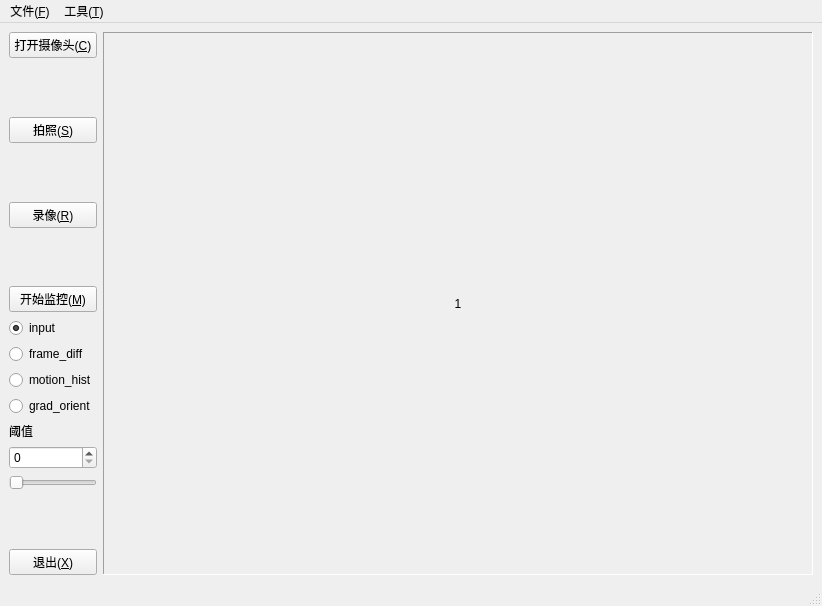
<?xml version="1.0" encoding="UTF-8"?>
<ui version="4.0">
 <class>MainWindow</class>
 <widget class="QMainWindow" name="MainWindow">
  <property name="geometry">
   <rect>
    <x>0</x>
    <y>0</y>
    <width>822</width>
    <height>606</height>
   </rect>
  </property>
  <property name="windowTitle">
   <string>视频监控异常处理系统</string>
  </property>
  <widget class="QWidget" name="centralwidget">
   <layout class="QHBoxLayout" name="horizontalLayout_2">
    <item>
     <layout class="QHBoxLayout" name="horizontalLayout">
      <item>
       <layout class="QVBoxLayout" name="verticalLayout">
        <item>
         <widget class="QPushButton" name="open_button">
          <property name="text">
           <string>打开摄像头(&amp;C)</string>
          </property>
         </widget>
        </item>
        <item>
         <spacer name="verticalSpacer">
          <property name="orientation">
           <enum>Qt::Vertical</enum>
          </property>
          <property name="sizeHint" stdset="0">
           <size>
            <width>20</width>
            <height>40</height>
           </size>
          </property>
         </spacer>
        </item>
        <item>
         <widget class="QPushButton" name="shoot_button">
          <property name="text">
           <string>拍照(&amp;S)</string>
          </property>
         </widget>
        </item>
        <item>
         <spacer name="verticalSpacer_2">
          <property name="orientation">
           <enum>Qt::Vertical</enum>
          </property>
          <property name="sizeHint" stdset="0">
           <size>
            <width>20</width>
            <height>40</height>
           </size>
          </property>
         </spacer>
        </item>
        <item>
         <widget class="QPushButton" name="record_button">
          <property name="text">
           <string>录像(&amp;R)</string>
          </property>
         </widget>
        </item>
        <item>
         <spacer name="verticalSpacer_3">
          <property name="orientation">
           <enum>Qt::Vertical</enum>
          </property>
          <property name="sizeHint" stdset="0">
           <size>
            <width>20</width>
            <height>40</height>
           </size>
          </property>
         </spacer>
        </item>
        <item>
         <widget class="QPushButton" name="monitor_button">
          <property name="text">
           <string>开始监控(&amp;M)</string>
          </property>
         </widget>
        </item>
        <item>
         <widget class="QRadioButton" name="visual_radio_1">
          <property name="text">
           <string>input</string>
          </property>
          <property name="checked">
           <bool>true</bool>
          </property>
         </widget>
        </item>
        <item>
         <widget class="QRadioButton" name="visual_radio_2">
          <property name="text">
           <string>frame_diff</string>
          </property>
         </widget>
        </item>
        <item>
         <widget class="QRadioButton" name="visual_radio_3">
          <property name="text">
           <string>motion_hist</string>
          </property>
         </widget>
        </item>
        <item>
         <widget class="QRadioButton" name="visual_radio_4">
          <property name="text">
           <string>grad_orient</string>
          </property>
         </widget>
        </item>
        <item>
         <widget class="QLabel" name="threshold_label">
          <property name="text">
           <string>阈值</string>
          </property>
          <property name="buddy">
           <cstring>threshold_spin</cstring>
          </property>
         </widget>
        </item>
        <item>
         <widget class="QSpinBox" name="threshold_spin">
          <property name="maximum">
           <number>255</number>
          </property>
         </widget>
        </item>
        <item>
         <widget class="QSlider" name="threshold_slider">
          <property name="sizePolicy">
           <sizepolicy hsizetype="Preferred" vsizetype="Fixed">
            <horstretch>0</horstretch>
            <verstretch>0</verstretch>
           </sizepolicy>
          </property>
          <property name="maximum">
           <number>255</number>
          </property>
          <property name="orientation">
           <enum>Qt::Horizontal</enum>
          </property>
         </widget>
        </item>
        <item>
         <spacer name="verticalSpacer_4">
          <property name="orientation">
           <enum>Qt::Vertical</enum>
          </property>
          <property name="sizeHint" stdset="0">
           <size>
            <width>20</width>
            <height>40</height>
           </size>
          </property>
         </spacer>
        </item>
        <item>
         <widget class="QPushButton" name="exit_button">
          <property name="text">
           <string>退出(&amp;X)</string>
          </property>
         </widget>
        </item>
       </layout>
      </item>
      <item>
       <widget class="QLabel" name="screen">
        <property name="sizePolicy">
         <sizepolicy hsizetype="Expanding" vsizetype="Expanding">
          <horstretch>0</horstretch>
          <verstretch>0</verstretch>
         </sizepolicy>
        </property>
        <property name="minimumSize">
         <size>
          <width>640</width>
          <height>480</height>
         </size>
        </property>
        <property name="frameShape">
         <enum>QFrame::Panel</enum>
        </property>
        <property name="frameShadow">
         <enum>QFrame::Sunken</enum>
        </property>
        <property name="text">
         <string>1</string>
        </property>
        <property name="alignment">
         <set>Qt::AlignCenter</set>
        </property>
       </widget>
      </item>
     </layout>
    </item>
   </layout>
  </widget>
  <widget class="QMenuBar" name="menubar">
   <property name="geometry">
    <rect>
     <x>0</x>
     <y>0</y>
     <width>822</width>
     <height>23</height>
    </rect>
   </property>
   <widget class="QMenu" name="file_menu">
    <property name="title">
     <string>文件(&amp;F)</string>
    </property>
    <addaction name="exit_action"/>
   </widget>
   <widget class="QMenu" name="tool_menu">
    <property name="title">
     <string>工具(&amp;T)</string>
    </property>
    <addaction name="open_action"/>
    <addaction name="shoot_action"/>
    <addaction name="record_action"/>
   </widget>
   <addaction name="file_menu"/>
   <addaction name="tool_menu"/>
  </widget>
  <widget class="QStatusBar" name="statusbar"/>
  <action name="open_action">
   <property name="text">
    <string>打开摄像头(&amp;C)</string>
   </property>
  </action>
  <action name="shoot_action">
   <property name="text">
    <string>拍照(&amp;S)</string>
   </property>
  </action>
  <action name="record_action">
   <property name="text">
    <string>录像(&amp;R)</string>
   </property>
  </action>
  <action name="exit_action">
   <property name="text">
    <string>退出(&amp;X)</string>
   </property>
  </action>
 </widget>
 <resources/>
 <connections>
  <connection>
   <sender>exit_button</sender>
   <signal>clicked()</signal>
   <receiver>MainWindow</receiver>
   <slot>close()</slot>
   <hints>
    <hint type="sourcelabel">
     <x>99</x>
     <y>572</y>
    </hint>
    <hint type="destinationlabel">
     <x>670</x>
     <y>461</y>
    </hint>
   </hints>
  </connection>
  <connection>
   <sender>threshold_spin</sender>
   <signal>valueChanged(int)</signal>
   <receiver>threshold_slider</receiver>
   <slot>setValue(int)</slot>
   <hints>
    <hint type="sourcelabel">
     <x>60</x>
     <y>450</y>
    </hint>
    <hint type="destinationlabel">
     <x>60</x>
     <y>470</y>
    </hint>
   </hints>
  </connection>
  <connection>
   <sender>threshold_slider</sender>
   <signal>valueChanged(int)</signal>
   <receiver>threshold_spin</receiver>
   <slot>setValue(int)</slot>
   <hints>
    <hint type="sourcelabel">
     <x>39</x>
     <y>470</y>
    </hint>
    <hint type="destinationlabel">
     <x>42</x>
     <y>446</y>
    </hint>
   </hints>
  </connection>
 </connections>
</ui>
